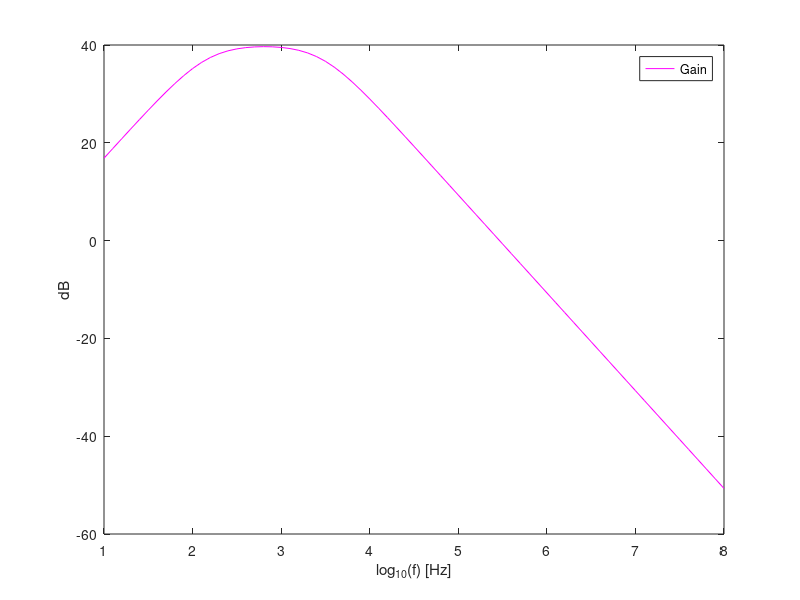
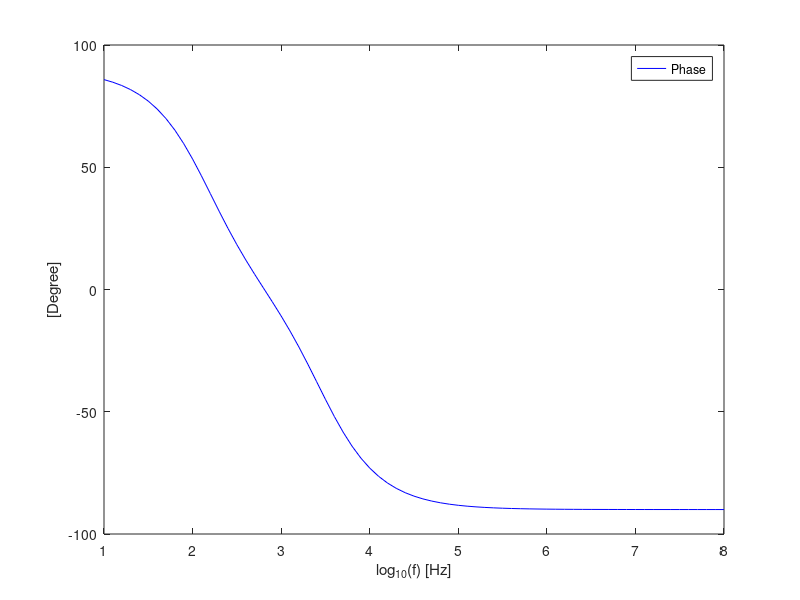

Here is the MATLAB script that generated these plots, in order:
pkg load control


%Componentes


R1=10e3;
R2=5e2;

R3=100e3;
R4=1e3;


R2tab=1e3;
R5tab=1e3;

R8=10e3;

C1=220e-9;
C2=110e-9;

C2tab=220e-9;
C3tab=220e-9;



R1
R1eq=(R1*R8/(R1+R8))


%%%%%%%%%%%%%%%%%%%%%%%%%%%%%%%%%%%%%%%%%%%%%%%%%%%%Exercicio 1 


f=1000;

w=2*pi*f;

ZC1=1/(j*w*C1);
ZC2=1/(j*w*C2)



fl=1/(R1eq*C1*2*pi)
fh=1/(R2*C2*2*pi)
fo=sqrt(fh*fl)


Zi=(ZC1+R1eq)
Zireal=real(Zi)
Ziimag=imag(Zi)
Zo=(1/(1/R2+1/ZC2))
Zoreal=real(Zo)
Zoimag=imag(Zo)


Vl=R1eq/(R1eq+ZC1)
A=(1+R3/R4)*Vl
hpass=abs(ZC2/(ZC2+R2))
gain=abs(ZC2/(ZC2+R2)*A)
phase_1=arg(ZC2/(ZC2+R2)*A)
gain_db=20*log10(gain)


gain_dev=gain_db-40;


%%%%%%%%%%%%%%%%%%%%%%%%%%%%%%%%%%%%%%%%%%%%%%%%%%%%%%%%%%%%%%%%Exercicio2
t=1:0.1:8;



w=2*pi*power(10,t);

ZC1=1./(j*w*C1);
ZC2=1./(j*w*C2);



Vl=R1eq./(R1eq+ZC1);
A=(1+R3/R4).*Vl;
fgain_freq=abs(ZC2./(ZC2+R2).*A);
fgain_phase_rad=arg(ZC2./(ZC2+R2).*A);
fgain_phase= rad2deg(fgain_phase_rad);
fgain_db_freq=20*log10(fgain_freq);

max_gain=max(fgain_db_freq)





freq = figure();
plot (t, fgain_db_freq, "m");
legend("Gain");
xlabel ("log_{10}(f) [Hz]");
ylabel ("dB");
print (freq, "freq.eps", "-depsc");


angle = figure();
plot (t, fgain_phase, "b");
legend("Phase");
xlabel ("log_{10}(f) [Hz]");
ylabel ("[Degree]");
print (angle, "angle.eps", "-depsc");







% ---- Tabela com as constantes do circuito ----

components_tab = fopen("components_tab.tex", "w");

fprintf(components_tab, "$C_1\\;(nF)$ & %.0f\\\\ \\hline\n", C1*10^9);
fprintf(components_tab, "$C_2\\;(nF)$ & %.0f\\\\ \\hline\n", C2tab*10^9);
fprintf(components_tab, "$C_3\\;(nF)$ & %.0f\\\\ \\hline\n", C3tab*10^9);
fprintf(components_tab, "$R_1\\;(k\\Omega)$ & %.0f\\\\ \\hline\n", R1/1000);
fprintf(components_tab, "$R_2\\;(k\\Omega)$ & %.0f\\\\ \\hline\n", R2tab/1000);
fprintf(components_tab, "$R_3\\;(k\\Omega)$ & %.0f\\\\ \\hline\n", R3/1000);
fprintf(components_tab, "$R_4\\;(k\\Omega)$ & %.0f\\\\ \\hline\n", R4/1000);
fprintf(components_tab, "$R_5\\;(k\\Omega)$ & %.0f\\\\ \\hline\n", R5tab/1000);
fprintf(components_tab, "$R_6\\;(k\\Omega)$ & %.0f\\\\ \\hline\n", R8/1000);


fclose(components_tab);



results_tab = fopen("results_tab.tex", "w");

fprintf(results_tab, "$Z_{in}\\;(k\\Omega)$ & %.6e %.6e i\\\\ \\hline\n", Zireal/1000, Ziimag/1000);
fprintf(results_tab, "$Z_{out}\\;(k\\Omega)$ & %.6e  %.6e i\\\\ \\hline\n", Zoreal/1000, Zoimag/1000);
fprintf(results_tab, "$Gain$ & %.6e\\\\ \\hline\n", gain);
fprintf(results_tab, "$f_{low \\ cut \\ off}\\;(Hz)$ & %.6e\\\\ \\hline\n", fl);
fprintf(results_tab, "$f_{high\\ cut \\ off}\\;(Hz)$ & %.6e\\\\ \\hline\n", fh);
fprintf(results_tab, "$f_{central}\\;(Hz)$ & %.6e\\\\ \\hline\n", fo);


fclose(results_tab);
